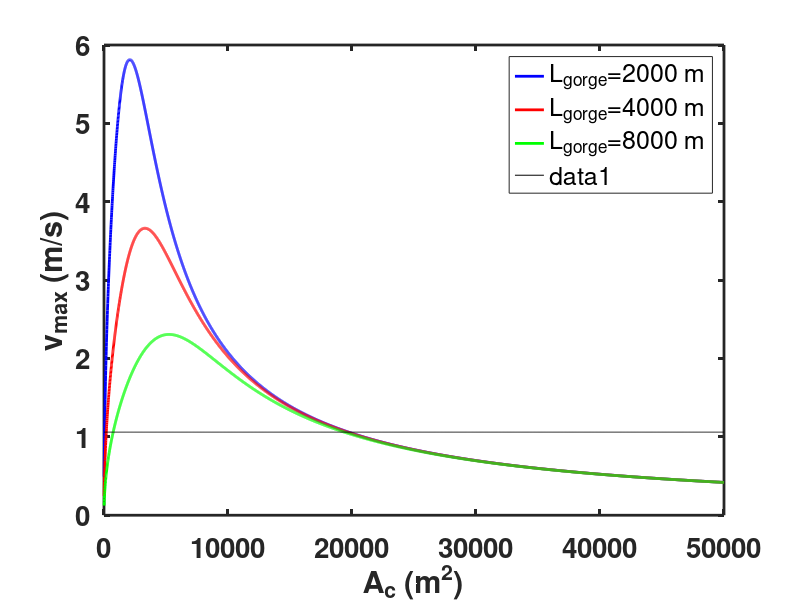
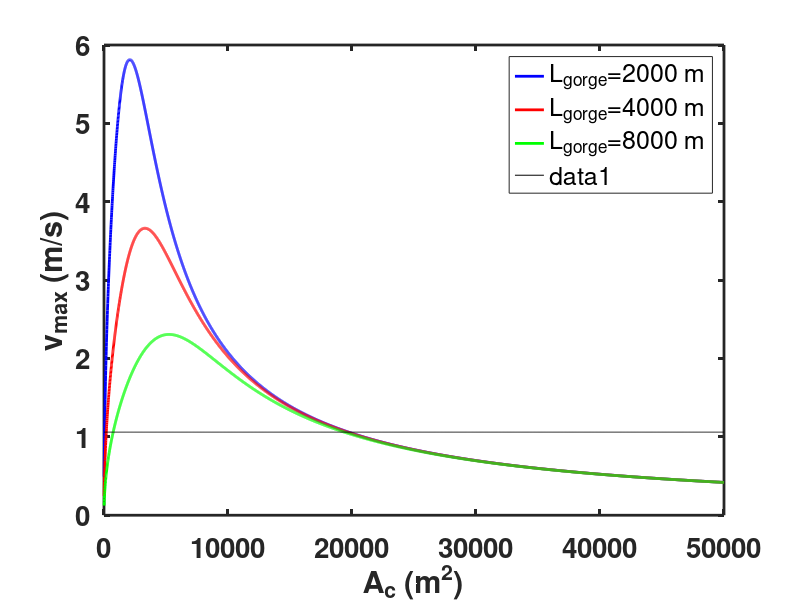
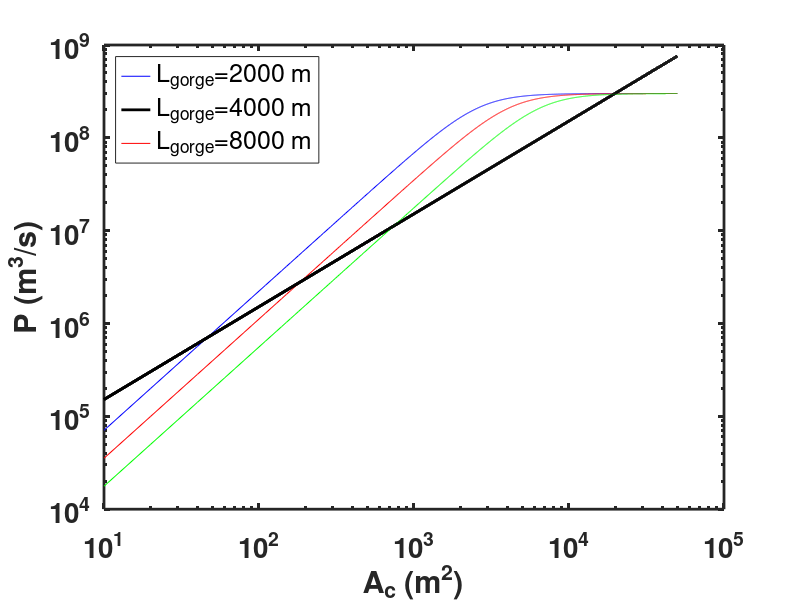
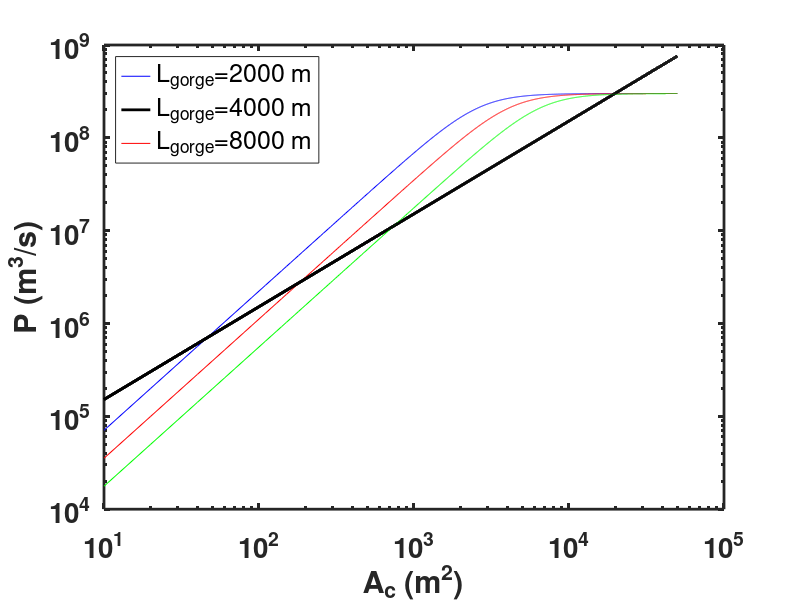

These charts were generated, in order, by the following MATLAB code:
clear all;close all
obrien=4.69e-4/(0.3048)^(3*0.85)*0.3048^2;
Ac=0:10:50000;
col=['b','r','g']
for p=1:3
    for isc=1:3
         if p==1
            Lgorge=2000*2^(isc-1);
        else
            Lgorge=4000
        end
       if p==2
            h=sqrt(Ac/50/2^(isc-1));
        else
            h=sqrt(Ac/50/2);
        end
        A=150e6;
        if p==3
            etamp=.5*2^(isc-1);
        else
            etamp=1;
        end
        Cf=0.004;
        g=9.81;
        T=12.5*3600;
        omega=2*pi/T;
        uampmax=A./Ac*omega*etamp;
        uamp=1.0;
        labda=pi/4*Cf*uamp;
        mu=Ac.*h/A*g./labda/Lgorge;
        phi=omega./mu;
        uamp=A./Ac*omega./sqrt(1+phi.^2)*etamp;
        P=2*etamp*A./sqrt(1+phi.^2);
        f=figure(p)
        set(f,'color','w','resize','off')
        plot(Ac,uamp,col(isc),'linewidth',2);hold on
        xlabel('A_c (m^2)');ylabel('v_m_a_x (m/s)')
        set(gca,'fontweight','bold','fontsize',20,'linewidth',2)
        % figure(2)
%         plot(Ac,1./sqrt(1+phi.^2),col(isc),'linewidth',2);hold on
                 figure(10+p)
                 set(gcf,'color','w')
                 loglog(Ac,P,col(isc),Ac,2*1.06*Ac/omega,'k','linewidth',2);hold on
        xlabel('A_c (m^2)');ylabel('P (m^3/s)')
        set(gca,'fontweight','bold','fontsize',20,'linewidth',2)
    end
    figure(p)
    if p==1
        legend('L_g_o_r_g_e=2000 m','L_g_o_r_g_e=4000 m','L_g_o_r_g_e=8000 m')
    elseif p==2
        legend('B/h = 50','B/h=100','B/h=200')
    elseif p==3
        legend('tidal amp = .5 m','tidal amp.=1 m','tidal amp.=2m')
    end
    plot(Ac,ones(size(Ac))*1.06,'k')
    fname=['escoffier',num2str(p),'.png']
    print('-dpng',fname)
    fname=['escoffier',num2str(p),'.eps']
    print('-depsc2',fname)
    figure(10+p)
    if p==1
        legend('L_g_o_r_g_e=2000 m','L_g_o_r_g_e=4000 m','L_g_o_r_g_e=8000 m','location','northwest')
    elseif p==2
        legend('B/h = 50','B/h=100','B/h=200','location','northwest')
    elseif p==3
        legend('tidal amp = .5 m','tidal amp.=1 m','tidal amp.=2m','location','northwest')
    end
    fname=['escoffier',num2str(10+p),'.png']
    print('-dpng',fname)
    fname=['escoffier',num2str(10+p),'.eps']
    print('-depsc2',fname)
end
